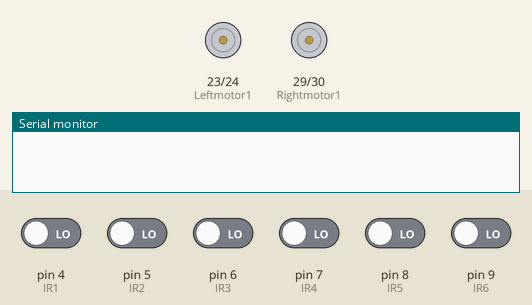
This sketch was run on a simulated Arduino Mega 2560, built with avr-gcc and run on an emulated ATmega2560. On the bench: motor-driver pin pairs drawn as motors (green arrow = first pin HIGH = forward, orange = second pin HIGH = backward, longer = more drive), the last lines printed to the serial monitor. The inputs (shaded band) are chosen by the test bench; at power-on: pin 4 (IR1), pin 5 (IR2), pin 6 (IR3), pin 7 (IR4), pin 8 (IR5), pin 9 (IR6) LOW.

Above: at 1.2 s.
1.3 s: pin 5 (IR2) driven HIGH and pin 6 (IR3) driven HIGH
At 1.75 s:
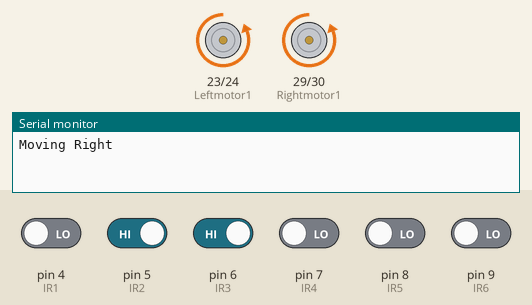
4.3 s: pin 4 (IR1) driven HIGH
At 5.5 s:
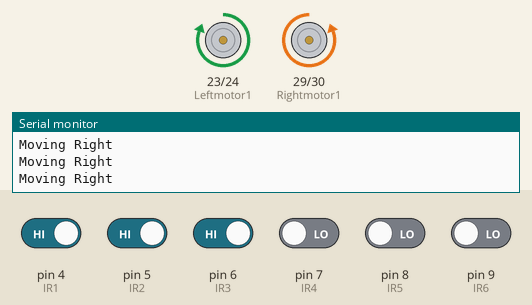
5.8 s: pin 5 (IR2) driven LOW
At 6.8 s:
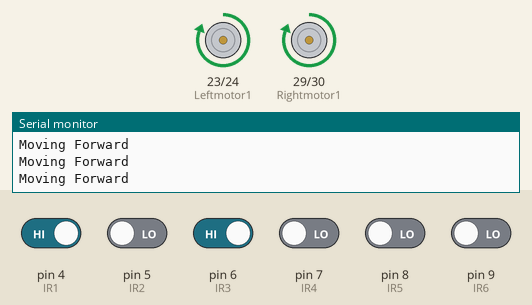
Timing chart, 0 to 8.8 s (numbered marks = the images above; inputs shaded):
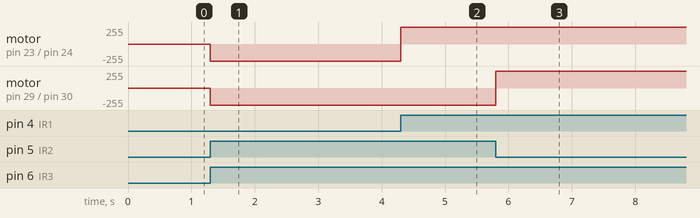

The sketch:

IRsensor_with_Motor_Driver.ino
```cpp
int IR1 = 4;
int IR2 = 5;
int IR3 = 6;
int IR4 = 7;
int IR5 = 8;
int IR6 = 9;
int Leftmotor1 = 23;
int Leftmotor2 = 24;
int Rightmotor1 = 29;
int Rightmotor2 = 30;
void setup() {
  // put your setup code here, to run once:
pinMode(IR1, INPUT);
pinMode(IR2, INPUT);
pinMode(IR3, INPUT);
pinMode(IR4, INPUT);
pinMode(IR5, INPUT);
pinMode(IR6, INPUT);

pinMode(Leftmotor1, OUTPUT);
pinMode(Leftmotor2, OUTPUT);
pinMode(Rightmotor1, OUTPUT);
pinMode(Rightmotor2, OUTPUT);
Serial.begin(9600);
}

void loop() {
  // put your main code here, to run repeatedly:
int s1 = digitalRead(IR1);
int s2 = digitalRead(IR2);
int s3 = digitalRead(IR3);
int s4 = digitalRead(IR4);
int s5 = digitalRead(IR5);
int s6 = digitalRead(IR6);

//Serial.print(s1);
//Serial.print(s2);
//Serial.print(s3);
//Serial.print(s4);
//Serial.print(s5);
//Serial.println(s6);

if ((s1==1)&&(s2==0)&&(s3==1)&&(s4==1)&&(s5==0)&&(s6==1)){
  forward();
  Serial.println("Moving Forward");
}

if ((s1==1)&&(s2==0)&&(s3==1)&&(s4==0)&&(s5==0)&&(s6==0)){
  forward();
  Serial.println("Moving Forward");
}

if ((s1==1)&&(s2==0)&&(s3==1)&&(s4==1)&&(s5==0)&&(s6==1)){
  forward();
  Serial.println("Moving Forward");
}

if ((s1==0)&&(s2==1)&&(s3==1)){
  backward();
  delay(300);
  right();
  Serial.println("Moving Right");
}

if ((s1==1)&&(s2==1)&&(s3==0)){
  backward();
  delay(300);
  left();
  Serial.println("Moving Left");
}

if ((s1==1)&&(s2==1)&&(s3==1)&&(s4==1)&&(s5==1)&&(s6==1)){
  Stop();
  Serial.println("Robot Stopped");
}
}

void forward(){
  digitalWrite(Leftmotor1, HIGH);
  digitalWrite(Leftmotor2, LOW);
  digitalWrite(Rightmotor1, HIGH);
  digitalWrite(Rightmotor2, LOW);
}

void backward(){
  digitalWrite(Leftmotor1, LOW);
  digitalWrite(Leftmotor2, HIGH);
  digitalWrite(Rightmotor1, LOW);
  digitalWrite(Rightmotor2, HIGH);
}

void right(){
  digitalWrite(Leftmotor1, HIGH);
  digitalWrite(Leftmotor2, LOW);
  digitalWrite(Rightmotor1, LOW);
  digitalWrite(Rightmotor2, HIGH);
}

void left(){
  digitalWrite(Leftmotor1, LOW);
  digitalWrite(Leftmotor2, HIGH);
  digitalWrite(Rightmotor1, LOW);
  digitalWrite(Rightmotor2, HIGH);
}

void Stop(){
  digitalWrite(Leftmotor1, HIGH);
  digitalWrite(Leftmotor2, HIGH);
  digitalWrite(Rightmotor1, HIGH);
  digitalWrite(Rightmotor2, HIGH);
}
```

Measured:
- after the input at 1.3 s, motor on pin 23 (Leftmotor1) / pin 24 (Leftmotor2), motor on pin 29 (Rightmotor1) / pin 30 (Rightmotor2): stopped → backward 255/255 at once
- after the input at 4.3 s, motor on pin 23 (Leftmotor1) / pin 24 (Leftmotor2): backward 255/255 → forward 255/255 at once
- after the input at 5.8 s, motor on pin 29 (Rightmotor1) / pin 30 (Rightmotor2): backward 255/255 → forward 255/255 at once
